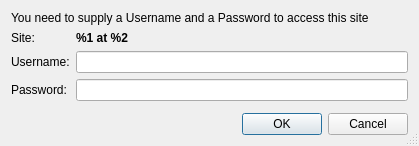
<?xml version="1.0" encoding="UTF-8"?>
<ui version="4.0">
 <class>AuthenticationDialog</class>
 <widget class="QDialog" name="AuthenticationDialog">
  <property name="geometry">
   <rect>
    <x>0</x>
    <y>0</y>
    <width>419</width>
    <height>146</height>
   </rect>
  </property>
  <property name="windowTitle">
   <string>HTTP Authentication Required</string>
  </property>
  <property name="sizeGripEnabled">
   <bool>true</bool>
  </property>
  <layout class="QGridLayout">
   <item row="0" column="0" colspan="2">
    <widget class="QLabel" name="label">
     <property name="text">
      <string>You need to supply a Username and a Password to access this site</string>
     </property>
     <property name="wordWrap">
      <bool>false</bool>
     </property>
    </widget>
   </item>
   <item row="2" column="0">
    <widget class="QLabel" name="label_2">
     <property name="text">
      <string>Username:</string>
     </property>
    </widget>
   </item>
   <item row="2" column="1">
    <widget class="QLineEdit" name="userEdit"/>
   </item>
   <item row="3" column="0">
    <widget class="QLabel" name="label_3">
     <property name="text">
      <string>Password:</string>
     </property>
    </widget>
   </item>
   <item row="3" column="1">
    <widget class="QLineEdit" name="passwordEdit"/>
   </item>
   <item row="5" column="0" colspan="2">
    <widget class="QDialogButtonBox" name="buttonBox">
     <property name="orientation">
      <enum>Qt::Horizontal</enum>
     </property>
     <property name="standardButtons">
      <set>QDialogButtonBox::Cancel|QDialogButtonBox::Ok</set>
     </property>
    </widget>
   </item>
   <item row="1" column="0">
    <widget class="QLabel" name="label_4">
     <property name="text">
      <string>Site:</string>
     </property>
    </widget>
   </item>
   <item row="1" column="1">
    <widget class="QLabel" name="siteDescription">
     <property name="font">
      <font>
       <weight>75</weight>
       <bold>true</bold>
      </font>
     </property>
     <property name="text">
      <string>%1 at %2</string>
     </property>
     <property name="wordWrap">
      <bool>true</bool>
     </property>
    </widget>
   </item>
   <item row="4" column="0">
    <spacer>
     <property name="orientation">
      <enum>Qt::Vertical</enum>
     </property>
     <property name="sizeHint" stdset="0">
      <size>
       <width>20</width>
       <height>40</height>
      </size>
     </property>
    </spacer>
   </item>
  </layout>
 </widget>
 <resources/>
 <connections>
  <connection>
   <sender>buttonBox</sender>
   <signal>accepted()</signal>
   <receiver>AuthenticationDialog</receiver>
   <slot>accept()</slot>
   <hints>
    <hint type="sourcelabel">
     <x>248</x>
     <y>254</y>
    </hint>
    <hint type="destinationlabel">
     <x>157</x>
     <y>274</y>
    </hint>
   </hints>
  </connection>
  <connection>
   <sender>buttonBox</sender>
   <signal>rejected()</signal>
   <receiver>AuthenticationDialog</receiver>
   <slot>reject()</slot>
   <hints>
    <hint type="sourcelabel">
     <x>316</x>
     <y>260</y>
    </hint>
    <hint type="destinationlabel">
     <x>286</x>
     <y>274</y>
    </hint>
   </hints>
  </connection>
 </connections>
</ui>
